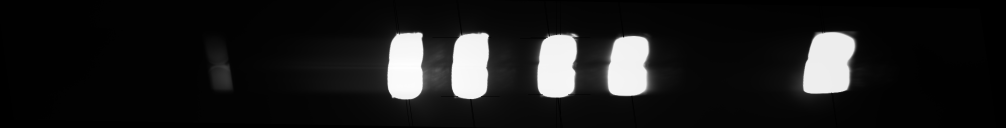
#> input picture CalibrationImage.tif, 2012 x 256 px, given as the content of the folder /data/, which was not available (shown at 1/2 size)
$ jupyter execute --allow-errors CAS_preprocess_01_unit-test-V2.ipynb   (shell and % lines are left out)   (text cells are left out)
#> lines starting #> are read from the running program, lines starting #| are printed output that depends on the picture; long printed decimals are rounded; pictures that were not available may be replaced by others from this repository, and a replacement may not be noted
### code/CAS_preprocess_01_unskew_image_V2.py
# CAS_preprocess_01_calibration_V2.py

# TO DO:
# figure out best way to identify session ID for import
# currently expects CalibrationFiles inside of fib folder, not sure this is how it will actually be in preprocessed form
# V2 fixes the image 'view' vs 'copy' issue that was changing the calibration image within a loop

import os
import glob
from pathlib import Path
import numpy as np
import pandas as pd
from natsort import natsorted
from PIL import Image
from scipy.signal import find_peaks
import cv2 as cv
import matplotlib.pyplot as plt
import warnings

warnings.filterwarnings("ignore")

# constants
SAT_VAL = 12000 # saturation value of camera
FIBER_WIDTH = 60 # width of fiber (in pixels)

def load_session_paths(data_dir, session_id):
    """Create paths to session data and calibration files."""
    path = os.path.join(data_dir, session_id)
    calib_path = os.path.join(path, 'fib/CalibrationFiles')
    return path, calib_path


def load_calibration_metadata(calib_path):
    """Load session_params CSV from calibration folder."""
    metadata_files = glob.glob(os.path.join(calib_path, '*.csv'))
    session_params_file = [f for f in metadata_files if 'session_params' in os.path.basename(f)]

    if not session_params_file:
        raise FileNotFoundError(f"No session_params CSV file found in {calib_path}")

    metadata = pd.read_csv(session_params_file[0])
    return metadata


def load_and_average_tiff(tiff_dir):
    """Load multi-frame TIFF and average frames into a 2D image."""
    tiff_files = np.array(natsorted(os.listdir(tiff_dir)))

    # Filter for TIFF files only
    tiff_files = [f for f in tiff_files if f.lower().endswith(('.tif', '.tiff'))]

    if not tiff_files:
        raise FileNotFoundError(f"No TIFF files found in {tiff_dir}")

    tiff_file_path = os.path.join(tiff_dir, tiff_files[0])
    tiff = Image.open(tiff_file_path)
#> tiff is the input picture: PIL image 2012x256 I; min 0, max 14166, mean 1581.7

    image_sequence = []
    while True:
        try:
            image_sequence.append(np.array(tiff))
            tiff.seek(tiff.tell() + 1)
        except EOFError:
            break
#> after the loop, image_sequence = 1 item

    img = np.array(image_sequence)
    img2d = img.mean(axis=0)
    return img2d


def find_laser_positions(img, height_thresh=2000, dist_thresh=100, sat_val=SAT_VAL):
    """Find horizontal and vertical positions of lasers in the image."""
    img_to_unskew = np.array(img)
    h_line = np.mean(img_to_unskew, axis=0)
    h_peaks, _ = find_peaks(h_line, height=height_thresh, distance=dist_thresh)

    v_peaks = np.zeros_like(h_peaks, dtype=int)

    # sat_val = 12000
    for i, x in enumerate(h_peaks):
        v_line = img_to_unskew[:, x].copy()
        v_line[v_line < sat_val] = 0
        idx = np.nonzero(np.diff(v_line))[0]

        if len(idx) >= 2:  # Need at least 2 edges
            v_peaks[i] = int(np.round((idx[0] + idx[-1]) / 2))
        else:
            print(f"Warning: Could not find edges for laser at x={x}")

    return h_peaks, v_peaks, img_to_unskew


def rotate_image(img, h_peaks, v_peaks):
    """Rotate image to align lasers horizontally."""
    if len(h_peaks) < 2 or len(v_peaks) < 2:
        raise ValueError(f"Not enough laser peaks found. Found {len(h_peaks)} horizontal and {len(v_peaks)} vertical peaks.")

    theta_r = np.rad2deg(np.arctan(
        (v_peaks[-2] - v_peaks[0]) / (h_peaks[-2] - h_peaks[0])
    ))
    rows, cols = img.shape
    M = cv.getRotationMatrix2D(((cols-1)/2.0, (rows-1)/2.0), theta_r, 1)
    img_rotated = cv.warpAffine(img, M, (cols, rows))
    return img_rotated, theta_r


def analyze_laser(img, h_peaks_rot, use_laser, sat_val=SAT_VAL, fiber_width=FIBER_WIDTH):
    """Find vertical and horizontal boundaries of a laser fiber."""
    # Check if use_laser index is valid
    if use_laser >= len(h_peaks_rot):
        raise IndexError(f"use_laser={use_laser} but only {len(h_peaks_rot)} lasers detected")

    # Vertical
    #v_line = img_copy[:, h_peaks_rot[use_laser]]
    v_line = img[:, h_peaks_rot[use_laser]].copy()
    v_line[v_line < sat_val] = 0
    idx = np.nonzero(np.diff(v_line))[0]

    if len(idx) < 2:
        raise ValueError(f"Could not find edges for laser {use_laser}")

    v_width = [int(idx[0]), int(idx[-1])]

    # Horizontal
    h_width = []
    for position in [v_width[0] + 5, v_width[1] - 5]:
        h_start = max(0, h_peaks_rot[use_laser] - fiber_width)
        h_end = min(img.shape[1], h_peaks_rot[use_laser] + fiber_width)
        h_line = img[position, h_start:h_end].copy()
        h_line[h_line < sat_val] = 0
        h_edges = np.nonzero(np.diff(h_line))[0]

        if len(h_edges) < 1:
            raise ValueError(f"Could not find horizontal edges for laser {use_laser} at position {position}")

        h_width.append(int(h_peaks_rot[use_laser]-fiber_width + h_edges[0]))

    return v_width, h_width


def perform_affine_transform(img_rotated, points_src, points_dst):
    """Apply affine transformation to align fibers."""
    pts1 = np.float32(points_src)
    pts2 = np.float32(points_dst)
    M = cv.getAffineTransform(pts1, pts2)
    rows, cols = img_rotated.shape
    img_final = cv.warpAffine(img_rotated, M, (cols, rows))
    return img_final


def store_fiber_boundaries(img_final, h_peaks_final, use_laser, sat_val=SAT_VAL):
    """Find relative pixel locations of each fiber."""
    if use_laser >= len(h_peaks_final):
        raise IndexError(f"use_laser={use_laser} but only {len(h_peaks_final)} lasers detected in final image")

    v_line = img_final[:,h_peaks_final[use_laser]].copy()
    v_line[v_line < sat_val] = 0
    idx = np.nonzero(np.diff(v_line))[0]

    if len(idx) < 2:
        raise ValueError(f"Could not find fiber edges for laser {use_laser}")

    v_width = [int(idx[0]), int(idx[-1])]

    fiber1 = [v_width[0] + 20, v_width[0] + 40]
    fiber2 = [v_width[1] - 40, v_width[1] - 20]
    return fiber1, fiber2


# [19 lines left out: function save_results, not called in this run]


# [90 lines that do not run on import are left out]

### code/CAS-unit-tests/CAS_preprocess_01_unit-test-V2.ipynb
[cell 1]
# unit test CAS_preprocess_01_unskew_image
import os
import glob
from pathlib import Path
import numpy as np
import pandas as pd
from natsort import natsorted
from PIL import Image
from scipy.signal import find_peaks
import cv2 as cv
import matplotlib.pyplot as plt
import warnings
warnings.filterwarnings("ignore")
import argparse
from datetime import datetime as dt
import h5py
import sys
import ast

code_dir = Path('/code/')
sys.path.append(str(code_dir))

import CAS_preprocess_01_unskew_image_V2 as unskew_image

SAT_VAL = 12000
FIBER_WIDTH = 60

[cell 2]
# Test load_session_paths
# New .py version
data_dir = '/data/'
session_id = os.listdir(data_dir)[0]
path, calib_path = unskew_image.load_session_paths(data_dir, session_id)

# Original .ipynb version
path_1 = os.path.join(data_dir,session_id)
calib_path_1 = os.path.join(path,'fib/CalibrationFiles')

# Compare
assert path == path_1, "Paths differ!"
assert calib_path == calib_path_1, "Calibration paths differ!"

#> (a cell that did not finish here is left out)

[cell 4]
# Test load_and_average_tiff
# New .py version
tiff_dir = os.path.join(calib_path, 'Tiffs')
img2d = unskew_image.load_and_average_tiff(tiff_dir)

# Original .ipynb version
tiff_dir_1 = os.path.join(calib_path_1,'Tiffs')
tiff_files_1 = os.listdir(tiff_dir_1)
tiff_files_1 = np.array(natsorted(tiff_files_1))
# take the first tiff file and build its full path
tiff_file_path_1 = os.path.join(tiff_dir_1,tiff_files_1[0])
# open the tiff using python imaging library
tiff_1 = Image.open(tiff_file_path_1)
image_sequence_1 = []
# Extract all frames from the first multi-frame tiff into an image_sequence list of numpy arrays (each represents one frame/image)
while True:
    try:
        image_sequence_1.append(np.array(tiff_1))
        tiff_1.seek(tiff_1.tell() + 1)
    except EOFError:
        break
#> after the loop, image_sequence_1 = 1 item
print('\nnumber of images in tiff: ')
print(len(image_sequence_1))
#| 1
img_1 = np.array(image_sequence_1) # convert the list of frames into a 3D numpy array (num_frames, height, width)
img2d_1 = img_1.mean(axis=0) # average across all frames (axis=0) to create a single 2D image

# Compare
assert np.array_equal(img2d, img2d_1, equal_nan=True), "images differ"

#> (a cell that did not finish here is left out)

[cell 6]
# Test find_laser_positions
# New .py version
h_peaks, v_peaks, img_to_unskew = unskew_image.find_laser_positions(img2d)
#> in find_laser_positions, `h_line = np.mean(img_to_unskew, axis=0)`: h_line = 2012 values, max 7529.8 at index 816, min 0 at index 1993, mean 1581.7
#> in find_laser_positions, `h_peaks, _ = find_peaks(h_line, height=height_thresh, distance=dist_th..`: h_peaks = [816, 939, 1120, 1261, 1654]
#> in find_laser_positions, `v_peaks = np.zeros_like(h_peaks, dtype=int)`: v_peaks = [0, 0, 0, 0, 0]
#> the loop in find_laser_positions, `for i, x in enumerate(h_peaks):` made 5 passes
#> x on passes 1 to 5: 816, 939, 1120, 1261, 1654
#> after the loop in find_laser_positions, `for i, x in enumerate(h_peaks):`: v_peaks = [132, 132, 132, 131, 125]
#> h_peaks = [816, 939, 1120, 1261, 1654]; v_peaks = [132, 132, 132, 131, 125]

# Original .ipynb version
img_to_unskew_1 = np.array(img2d_1)
h_orig_line_1 = np.mean(img_to_unskew_1,axis=0) # average the image vertically, laser spots will appear as peaks in a horizontal 1D profile
#> h_orig_line_1 has the same summary as h_line in find_laser_positions
h_orig_laser_pix_1, _ = find_peaks(h_orig_line_1, height=2000, distance=100) #find peaks brighter than 2000 and at least 100 pixels apart
#> h_orig_laser_pix_1 = [816, 939, 1120, 1261, 1654]
count = 0 # Initialize counter for laser number
sat_val = 12000 # Set intensity threshold for pixels that contain lasers
v_orig_laser_pix_1 = np.zeros(np.size(h_orig_laser_pix_1)) # Initialize array to store vertical positions of each laser
#> v_orig_laser_pix_1 = [0, 0, 0, 0, 0]
for l in h_orig_laser_pix_1: # Run the loop for each laser's horizontal position 'l'
    v_orig_line_1 = img_to_unskew_1[:,l] # Extract a vertical column from the original calibration image at each position 'l'
    v_orig_line_1[v_orig_line_1<sat_val] = 0 # Set all pixels below the sat_val threshold to 0 to isolate the brightest spots
    idx = np.nonzero(np.diff(v_orig_line_1))[0] # Find indices where bright spots transition to 0 (top and bottom edges of the laser spot)
    v_orig_laser_pix_1[count] = np.round((idx[0]+idx[-1])/2) # Find the laser's vertical midpoint by averaging its top and bottom edges
    count +=1 # Increase the laser counter by 1
#> this loop made 5 passes
#> after the loop, count = 5; v_orig_laser_pix_1 = [132, 132, 132, 131, 125]

# Compare
assert np.array_equal(h_peaks, h_orig_laser_pix_1), "h_peaks differ"
assert np.array_equal(v_peaks, v_orig_laser_pix_1), "v_peaks differ"
#> (the rest of this cell did not finish here and is left out)

[cell 7]
fig, axes = plt.subplots(1, 3, figsize=(18, 6))  # 1 row, 3 columns

# Plot img_new
im0 = axes[0].imshow(img_to_unskew, aspect='auto', vmin=0, vmax=2000)
axes[0].set(title='Carrie img_to_unskew', xlabel='Camera pixels', ylabel='Camera pixels')
fig.colorbar(im0, ax=axes[0])

# Plot img_orig
im1 = axes[1].imshow(img_to_unskew_1, aspect='auto', vmin=0, vmax=2000)
axes[1].set(title='Smrithi img_to_unskew', xlabel='Camera pixels', ylabel='Camera pixels')
fig.colorbar(im1, ax=axes[1])

# Plot difference
im2 = axes[2].imshow(np.abs(img_to_unskew - img_to_unskew_1), aspect='auto', vmin=0, vmax=2000)
axes[2].set(title='Carrie img_to_unskew - Smrithi img_to_unskew', xlabel='Camera pixels', ylabel='Camera pixels')
fig.colorbar(im2, ax=axes[2])

plt.tight_layout()
plt.show()
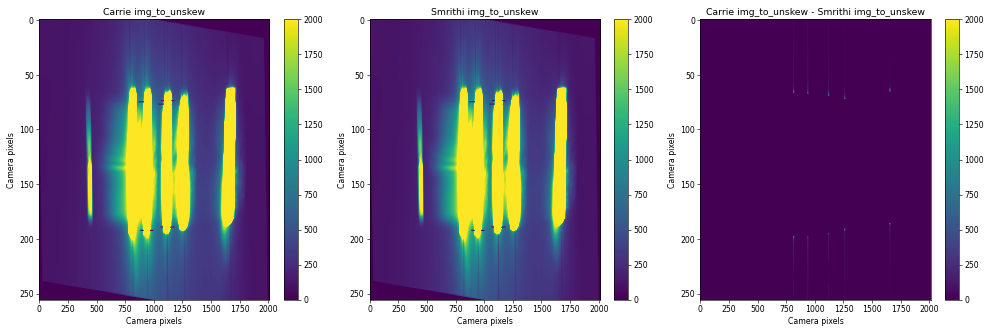
#> figure drawn by matplotlib, 6 panels

[cell 8]
print(h_peaks)
#| [ 816  939 1120 1261 1654]
print(h_orig_laser_pix_1)
#| [ 816  939 1120 1261 1654]

print(v_peaks)
#| [132 132 132 131 125]
print(v_orig_laser_pix_1)
#| [132. 132. 132. 131. 125.]

[cell 9]
print(np.array_equal(img2d, img_to_unskew, equal_nan=True))
#| True
print(np.array_equal(img2d_1, img_to_unskew_1, equal_nan=True))
#| False

[cell 10]
# Test image rotation
# New .py version
img_rotated, theta_r = unskew_image.rotate_image(img_to_unskew, h_peaks, v_peaks)
#> in rotate_image, `theta_r = np.rad2deg(np.arctan( (v_peaks[-2] - v_peaks[0]) / (h_peaks[..`: theta_r = -0.129
#> in rotate_image, `M = cv.getRotationMatrix2D(((cols-1)/2.0, (rows-1)/2.0), theta_r, 1)`: M = [[1, -0.00225, 0.289], [0.00225, 1, -2.26]]
#> theta_r = -0.129

# Original .ipynb version
theta_r_1 = np.rad2deg(np.arctan((v_orig_laser_pix_1[-2]-v_orig_laser_pix_1[0])/(h_orig_laser_pix_1[-2]-h_orig_laser_pix_1[0])))
#> theta_r_1 = -0.129
# Rotate image by the calculated angle using openCV
rows,cols = img2d_1.shape
M = cv.getRotationMatrix2D(((cols-1)/2.0,(rows-1)/2.0),theta_r_1,1) # create a rotation transformation matrix
#> M = [[1, -0.00225, 0.289], [0.00225, 1, -2.26]]
img_rotated_1 = cv.warpAffine(img_to_unskew_1,M,(cols,rows)) # apply the rotation transformation to unskew the image
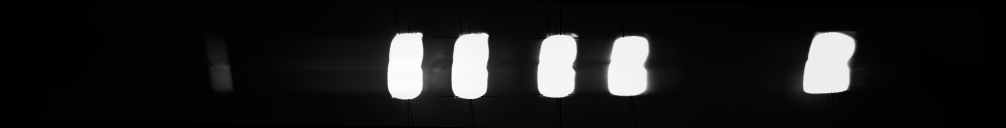
#> img_to_unskew_1: shape (256, 2012) float64 (shown at 1/2 size); min 0, max 14166, mean 1580.8; drawn with min black and max white

print(theta_r)
#| -0.1288
print(theta_r_1)
#| -0.1288

print(np.array_equal(img_rotated, img_rotated_1))
#| False
assert theta_r == theta_r_1, "rotation angles differ"
print(np.array_equal(img_to_unskew, img_to_unskew_1))
#| False
print(theta_r == theta_r_1)
#| True

[cell 11]
print(h_peaks)
#| [ 816  939 1120 1261 1654]
print(v_peaks)
#| [132 132 132 131 125]

[cell 12]
fig, axes = plt.subplots(1, 3, figsize=(18, 6))  # 1 row, 3 columns

# Plot img_new
im0 = axes[0].imshow(img_rotated, aspect='auto', vmin=0, vmax=2000)
axes[0].set(title='Carrie img_rotated', xlabel='Camera pixels', ylabel='Camera pixels')
fig.colorbar(im0, ax=axes[0])

# Plot img_orig
im1 = axes[1].imshow(img_rotated_1, aspect='auto', vmin=0, vmax=2000)
axes[1].set(title='Smrithi img_rotated', xlabel='Camera pixels', ylabel='Camera pixels')
fig.colorbar(im1, ax=axes[1])

# Plot difference
im2 = axes[2].imshow(np.abs(img_rotated - img_rotated_1), aspect='auto', vmin=0, vmax=2000)
axes[2].set(title='Carrie img_rotated - Smrithi img_rotated', xlabel='Camera pixels', ylabel='Camera pixels')
fig.colorbar(im2, ax=axes[2])

plt.tight_layout()
plt.show()

[cell 13]
# Test analyze_laser
img_rotated_copy = img_rotated.copy()

# Alt .py version
# Calculate centers of each laser after rotation
h_line = np.mean(img_rotated, axis=0)
#> h_line = 2012 values, max 7526 at index 816, min 0 at index 1993, mean 1580.9
h_peaks_rot, _ = find_peaks(h_line, height=2000, distance=100)
#> h_peaks_rot = [816, 938, 1111, 1260, 1652]
v_peaks_rot = np.zeros(np.size(h_peaks_rot))
#> v_peaks_rot = [0, 0, 0, 0, 0]
for i, x in enumerate(h_peaks_rot):
    v_line = img_rotated[:, x].copy()
    v_line[v_line < SAT_VAL] = 0
    idx = np.nonzero(np.diff(v_line))[0]

    if len(idx) >= 2:  # Need at least 2 edges
        v_peaks_rot[i] = int(np.round((idx[0] + idx[-1]) / 2))
    else:
        print(f"Warning: Could not find edges for laser at x={x}")
#> this loop made 5 passes
#> x on passes 1 to 5: 816, 938, 1111, 1260, 1652
#> after the loop, v_peaks_rot = [130, 132, 132, 132, 126]
v_peaks_rot = v_peaks_rot.astype(int)

v_width1, h_width1 = unskew_image.analyze_laser(img_rotated, h_peaks_rot, use_laser=1)
#> in analyze_laser, `v_line = img[:, h_peaks_rot[use_laser]].copy()`: v_line = 256 values, max 13827.6 at index 129, min 0 at index 255, mean 7364.9
#> in analyze_laser, `idx = np.nonzero(np.diff(v_line))[0]`: idx = 130 values from 67 to 196
#> in analyze_laser, `v_width = [int(idx[0]), int(idx[-1])]`: v_width = [67, 196]
#> the loop in analyze_laser, `for position in [v_width[0] + 5, v_width[1] - 5]:` made 2 passes
#> (position, h_start, h_end) on passes 1 to 2: (72, 878, 998), (191, 878, 998)
#> after the loop in analyze_laser, `for position in [v_width[0] + 5, v_width[1] - 5]:`: h_width = [920, 915]
#> v_width1 = [67, 196]; h_width1 = [920, 915]
v_width2, h_width2 = unskew_image.analyze_laser(img_rotated, h_peaks_rot, use_laser=2)
#> the loop in analyze_laser (call 2), `for position in [v_width[0] + 5, v_width[1] - 5]:` made 2 passes
#> (position, h_start, h_end) on passes 1 to 2: (75, 1051, 1171), (189, 1051, 1171)
#> v_width2 = [70, 194]; h_width2 = [1095, 1085]


# Original .ipynb version
h_line_1 = np.mean(img_rotated_1,axis=0)
#> h_line_1 = 2012 values, max 7516.3 at index 810, min 0 at index 1993, mean 1580
h_laser_pix, _ = find_peaks(h_line_1, height=2000, distance=100)
#> h_laser_pix = [810, 937, 1111, 1259, 1652]
def analyze_laser(img_rotated, h_laser_pix, use_laser, sat_val, fiber_width=60):
    """Finds and plots the top/bottom edges of a fiber for a given laser."""

    # --- Vertical boundaries ---
    v_line = img_rotated[:, h_laser_pix[use_laser]] # extract one vertical column of pixel intensities at the laser's x-position
    v_line[v_line < sat_val] = 0 # set values below the intensity threshold to zero
    idx = np.nonzero(np.diff(v_line))[0] # find locations where intensity changes (edge of laser)
    v_width = [int(idx[0]), int(idx[-1])] # store the top and bottom y-coordinates of the laser

    # --- Horizontal boundaries (top and bottom) ---
    h_width = []
    for position, label, offset in zip(
        [v_width[0] + 5, v_width[1] - 5],
        ["Top", "Bottom"],
        ["h_top", "h_bot"]
    ):
        # Extract horizontal cross-section
        h_line = img_rotated[
            position,
            h_laser_pix[use_laser] - fiber_width : h_laser_pix[use_laser] + fiber_width
        ]
        h_line[h_line < sat_val] = 0
        h_edges = np.nonzero(np.diff(h_line))[0]
        h_edge = int(h_edges[0])

       # [11 lines of commented-out code are left out]
        h_width.append(int(h_laser_pix[use_laser] - fiber_width + h_edge))

    # --- Print summary ---
    print(f"Laser {use_laser + 1}")
    print(f"  Vertical pixel indices (top, bottom): {v_width}")
    print(f"  Horizontal pixel indices (top left, bottom left): {h_width}\n\n")

    return v_width, h_width

# Find fiber coordinates for laser 2
use_laser_1 = 1
v_width1_orig, h_width1_orig = analyze_laser(img_rotated_1, h_laser_pix, use_laser_1, sat_val, fiber_width=60)
#> in analyze_laser, `v_line = img_rotated[:, h_laser_pix[use_laser]] # extract one vertical..`: v_line = 256 values, max 13831.2 at index 129, min 0 at index 255, mean 7362.3
#> in analyze_laser, `idx = np.nonzero(np.diff(v_line))[0]`: idx = 130 values from 67 to 196
#> in analyze_laser, `v_width = [int(idx[0]), int(idx[-1])]`: v_width = [67, 196]
#> the loop in analyze_laser, `for position, label, offset in zip( [v_width[0] + 5, v_width[1] - 5], ..` made 2 passes
#> (position, label, offset, h_edge) on passes 1 to 2: (72, 'Top', 'h_top', 43), (191, 'Bottom', 'h_bot', 38)
#> after the loop in analyze_laser, `for position, label, offset in zip(`: h_width = [920, 915]
#|   Vertical pixel indices (top, bottom): [67, 196]
#|   Horizontal pixel indices (top left, bottom left): [920, 915]
#> v_width1_orig = [67, 196]; h_width1_orig = [920, 915]

# Find fiber coordinates for laser 3
use_laser_2 = 2
v_width2_orig, h_width2_orig = analyze_laser(img_rotated_1, h_laser_pix, use_laser_2, sat_val, fiber_width=60)
#> the loop in analyze_laser (call 2), `for position, label, offset in zip( [v_width[0] + 5, v_width[1] - 5], ..` made 2 passes
#> (position, label, offset, h_edge) on passes 1 to 2: (75, 'Top', 'h_top', 44), (189, 'Bottom', 'h_bot', 34)
#|   Vertical pixel indices (top, bottom): [70, 194]
#|   Horizontal pixel indices (top left, bottom left): [1095, 1085]
#> v_width2_orig = [70, 194]; h_width2_orig = [1095, 1085]
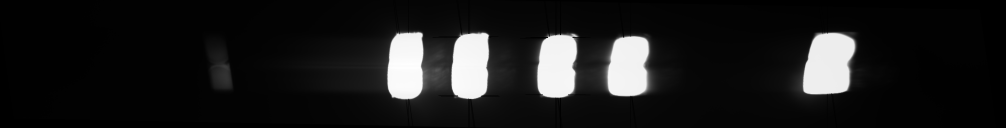
#> img_rotated_1: shape (256, 2012) float64 (shown at 1/2 size); min 0, max 14161.4, mean 1578.7; drawn with min black and max white
print(v_width1_orig, h_width1_orig, v_width2_orig, h_width2_orig)
#| [67, 196] [920, 915] [70, 194] [1095, 1085]
#> (the rest of the program and of its run is left out)
